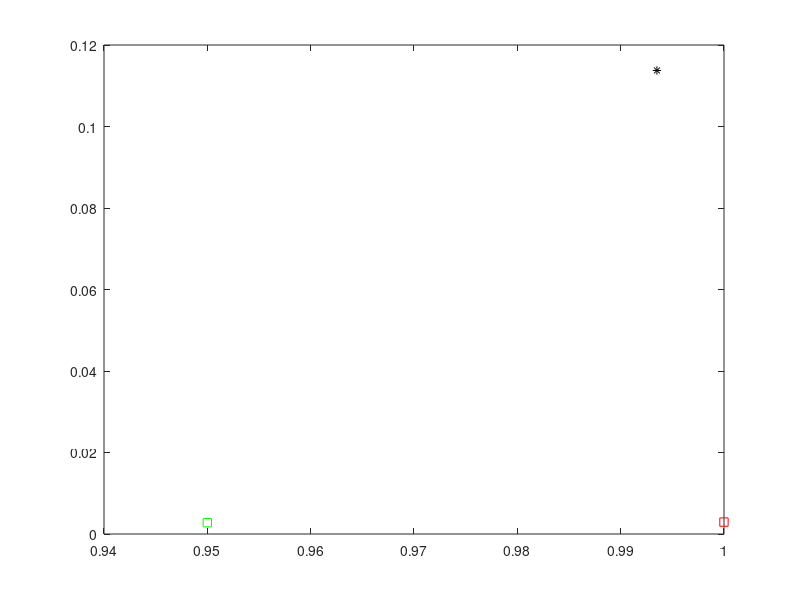

This chart was generated by the following MATLAB code:
%lsfs = 3.0;
lsfs = [0: 0.1:pi];
lsfs = 0.114;
ap = 0.95;
EPS = 1e-8;

% Weg 1: 
lsfs_exp = exp(i*lsfs);
lsfs_out_w1 = (lsfs_exp + ap)./(1 + ap*lsfs_exp);
lsfs_out_w2 = [];

% Weg 2: 
for(ind=1:size(lsfs,2))
    real_lsf = cos(lsfs(ind));
    imag_lsf = sin(lsfs(ind));
    
    tmp1 = 1 + real_lsf * ap;
    tmp2 = imag_lsf * ap; 
	tmp3 = tmp1 * tmp1 + tmp2*tmp2;
	tmp3 = sqrt(tmp3);
    tmp4 = atan(tmp2/(abs(tmp1) + EPS));
    if(tmp1 < 0)
        tmp4 = pi - tmp4;
    end
	
    tmp1 = real_lsf + ap;
	tmp2 = imag_lsf;

    tmp5 = tmp1 * tmp1 + tmp2*tmp2;
	tmp5 = sqrt(tmp5);
    tmp6 = atan(tmp2/(abs(tmp1)+EPS));
     if(tmp1 < 0)
        tmp6 = pi - tmp6;
    end
    
    tmp1 = tmp5 / tmp3;
	tmp2 = tmp6 - tmp4;
	lsfs_out_w2(ind) = exp(i*tmp2);
end
    
figure; plot(lsfs_exp, 'k*'); hold on; plot(lsfs_out_w1, 'rs'); plot(0.95*lsfs_out_w2, 'gs');
